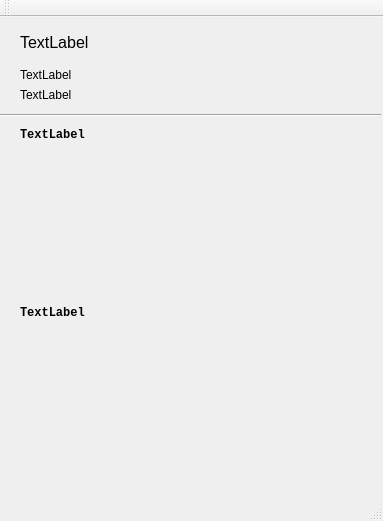
<?xml version="1.0" encoding="UTF-8"?>
<ui version="4.0">
 <class>MainWindow</class>
 <widget class="QMainWindow" name="MainWindow">
  <property name="geometry">
   <rect>
    <x>0</x>
    <y>0</y>
    <width>383</width>
    <height>521</height>
   </rect>
  </property>
  <property name="windowTitle">
   <string>MainWindow</string>
  </property>
  <widget class="QWidget" name="centralWidget">
   <widget class="QLabel" name="channelStateLabel">
    <property name="geometry">
     <rect>
      <x>20</x>
      <y>10</y>
      <width>351</width>
      <height>31</height>
     </rect>
    </property>
    <property name="font">
     <font>
      <pointsize>12</pointsize>
     </font>
    </property>
    <property name="text">
     <string>TextLabel</string>
    </property>
   </widget>
   <widget class="QLabel" name="channelPeerLabel">
    <property name="geometry">
     <rect>
      <x>20</x>
      <y>50</y>
      <width>351</width>
      <height>16</height>
     </rect>
    </property>
    <property name="text">
     <string>TextLabel</string>
    </property>
   </widget>
   <widget class="QLabel" name="channelStatsLabel">
    <property name="geometry">
     <rect>
      <x>20</x>
      <y>70</y>
      <width>351</width>
      <height>16</height>
     </rect>
    </property>
    <property name="text">
     <string>TextLabel</string>
    </property>
   </widget>
   <widget class="Line" name="line">
    <property name="geometry">
     <rect>
      <x>0</x>
      <y>90</y>
      <width>381</width>
      <height>16</height>
     </rect>
    </property>
    <property name="orientation">
     <enum>Qt::Horizontal</enum>
    </property>
   </widget>
   <widget class="QLabel" name="joyNameLabel">
    <property name="geometry">
     <rect>
      <x>20</x>
      <y>110</y>
      <width>351</width>
      <height>16</height>
     </rect>
    </property>
    <property name="font">
     <font>
      <family>Consolas</family>
      <weight>75</weight>
      <bold>true</bold>
     </font>
    </property>
    <property name="text">
     <string>TextLabel</string>
    </property>
   </widget>
   <widget class="QLabel" name="joyPositionsLabel">
    <property name="geometry">
     <rect>
      <x>20</x>
      <y>130</y>
      <width>351</width>
      <height>331</height>
     </rect>
    </property>
    <property name="font">
     <font>
      <family>Consolas</family>
      <weight>75</weight>
      <bold>true</bold>
     </font>
    </property>
    <property name="text">
     <string>TextLabel</string>
    </property>
   </widget>
  </widget>
  <widget class="QMenuBar" name="menuBar">
   <property name="geometry">
    <rect>
     <x>0</x>
     <y>0</y>
     <width>383</width>
     <height>21</height>
    </rect>
   </property>
  </widget>
  <widget class="QToolBar" name="mainToolBar">
   <attribute name="toolBarArea">
    <enum>TopToolBarArea</enum>
   </attribute>
   <attribute name="toolBarBreak">
    <bool>false</bool>
   </attribute>
  </widget>
  <widget class="QStatusBar" name="statusBar"/>
 </widget>
 <layoutdefault spacing="6" margin="11"/>
 <resources/>
 <connections/>
</ui>
